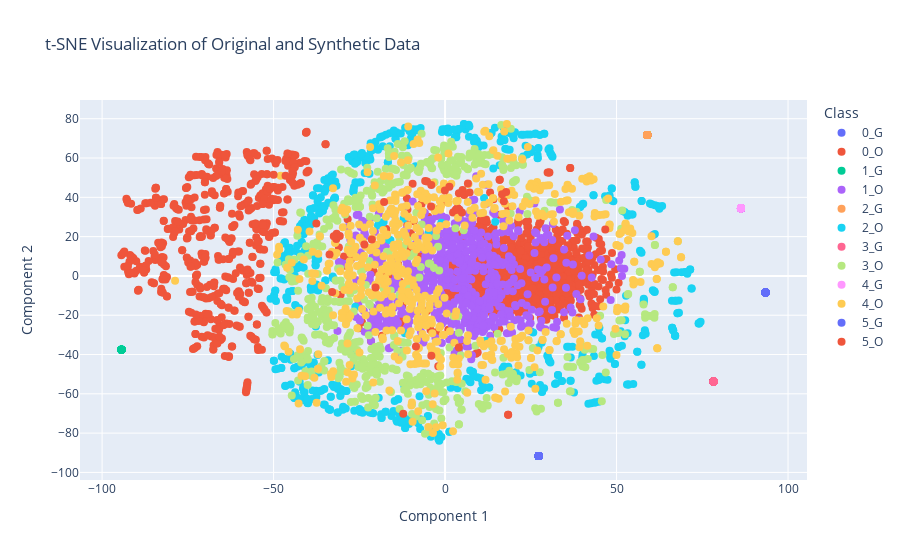

Notebook source saved alongside this figure:
### Code cell
import numpy as np
import pandas as pd
import plotly.graph_objects as go
from sklearn.manifold import TSNE
import matplotlib.pyplot as plt

# Your existing code to generate synthetic data
# Assuming synthetic_data_by_class and X_train, y_train are already defined

# Combine original and synthetic data
X_combined = []
y_combined = []
data_type_combined = []  # To indicate whether data is 'original' or 'synthetic'

# Color map for classes
base_colors = plt.cm.tab10.colors  # Base colors from matplotlib
color_map = {}

# Generate color map for classes
for i, class_label in enumerate(sorted(set(y_train))):
    base_color = base_colors[i % len(base_colors)]
    color_map[class_label] = f'rgba({int(base_color[0]*255)}, {int(base_color[1]*255)}, {int(base_color[2]*255)}, 0.6)'  # Light color

# Process synthetic data
for class_label, synthetic_data in synthetic_data_by_class.items():
    synthetic_data_flat = np.array([x.reshape(-1) for x in synthetic_data])
    X_combined.append(synthetic_data_flat)
    y_combined.extend([f'{class_label}_G'] * synthetic_data.shape[0])  # Append '_G' for generated
    data_type_combined.extend(['synthetic'] * synthetic_data.shape[0])

# Process original data
X_train_flat = np.array([x.reshape(-1) for x in X_train])
y_train_flat = np.array(y_train)

X_combined.append(X_train_flat)
y_combined.extend([f'{label}_O' for label in y_train_flat])  # Append '_O' for original
data_type_combined.extend(['original'] * X_train_flat.shape[0])

X_combined = np.vstack(X_combined)
data_type_combined = np.array(data_type_combined)

# Apply t-SNE
tsne = TSNE(n_components=2, random_state=0)
reduced_data = tsne.fit_transform(X_combined)

# Create DataFrame for Plotly
df = pd.DataFrame(reduced_data, columns=['Component 1', 'Component 2'])
df['Class'] = y_combined
df['Data Type'] = data_type_combined

# Create scatter plot traces
fig = go.Figure()

# Create scatter plot for all data
for class_label in sorted(set(y_combined)):
    class_data = df[df['Class'] == class_label]
    # Use the base color for original and synthetic data separately
    #color = color_map[class_label.split('_')[0]]  # Use the color map for the base class
    fig.add_trace(go.Scatter(
        x=class_data['Component 1'],
        y=class_data['Component 2'],
        mode='markers',
        name=class_label,
        marker=dict( size=8),  # Use the color map based on the base class
        showlegend=True
    ))

# Customize layout
fig.update_layout(
    title='t-SNE Visualization of Original and Synthetic Data',
    xaxis_title='Component 1',
    yaxis_title='Component 2',
    legend_title='Class'
)

# Show the plot
fig.show()
